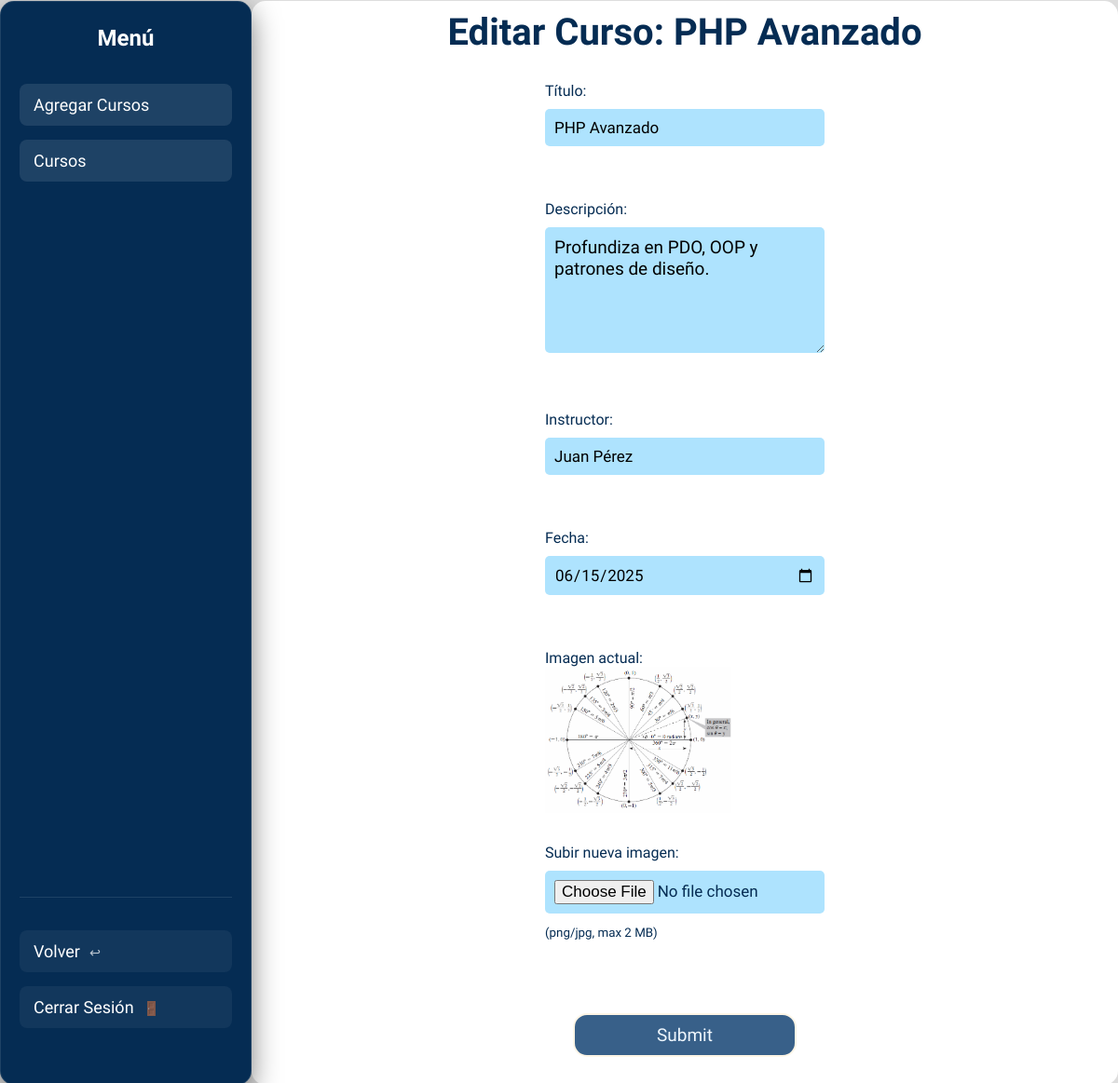
Screenshot of /index.php?controlador=gestionCursos&metodo=editarCursosVistaAdmin&id=1 (signed in) with the database file from the repository.
### tables this page shows
CREATE TABLE `cursos` (
  `id` int(10) UNSIGNED NOT NULL,
  `titulo` varchar(225) NOT NULL,
  `descripcion` text NOT NULL,
  `imagen` varchar(255) NOT NULL,
  `instructor` varchar(150) NOT NULL,
  `fecha` date NOT NULL,
  `created_at` timestamp NOT NULL DEFAULT current_timestamp(),
  `updated_at` timestamp NOT NULL DEFAULT current_timestamp() ON UPDATE current_timestamp()
);

### src/controllers/GestionCursosControlador.php (called while the page is built, shortened)
<?php
class GestionCursosControlador {
    public function EditarCursosVistaAdmin(): void {
        include_once  __DIR__ . '/../views/admin/editarCursos.php';
    }
}
?>

### public/index.php (called while the page is built, shortened)
<?php
    $router = new Router();
    $router->ejecutar();
?>

### src/views/admin/editarCursos.php (the view, shortened to what this page needs)
<?php
    require_once __DIR__ . '/../../../config/connection_db.php';
    $id = (int) $_GET['id'];
    $sql = "SELECT * FROM cursos WHERE id = ?";
    $stmt = $pdo->prepare($sql);
    $stmt->execute([$id]);
    $curso = $stmt->fetch();
?>
<!DOCTYPE html>
<html lang="en">
<head>
    <link rel="stylesheet" href="../src/css/stylecurso1.css">
    <link rel="stylesheet" href="../src/css/stylegestion.css">
</head>
<body>
    <main>
        <?php
            include __DIR__ . '/../navs/navCursosAdmin.php';
        ?>
        <section class="content">
            <h1>Editar Curso: <?= htmlspecialchars($curso['titulo']) ?></h1>
            <form
                action="?controlador=cursos&metodo=actualizarCurso"
                method="post"
                enctype="multipart/form-data"
            >
                <label>Título:<br>
                <input type="text" name="titulo"
                        value="<?= htmlspecialchars($curso['titulo']) ?>" required>
                </label><br><br>
                <label>Descripción:<br>
                <textarea class="textarea" name="descripcion" rows="5" required><?=
                    htmlspecialchars($curso['descripcion']) ?></textarea>
                </label><br><br>
                <label>Instructor:
                <input type="text" name="instructor"
                        value="<?= htmlspecialchars($curso['instructor']) ?>" required>
                </label><br><br>
                <label>Fecha:
                <input type="date" name="fecha"
                        value="<?= $curso['fecha'] ?>" required>
                </label><br><br>
                <label>Imagen actual:<br>
                <?php if ($curso['imagen'] && file_exists($curso['imagen'])): ?>
                    <img src="<?= $curso['imagen'] ?>" width="200"><br>
                <?php else: ?>
                    <em>No hay imagen</em><br>
                <?php endif; ?>
                </label><br>
                <label>Subir nueva imagen:<br>
                <input type="file" name="imagen">
                <small>(png/jpg, max 2 MB)</small>
                </label><br><br>
                <input type="submit">
            </form>
        </section>
    </main>
</body>
</html>

### src/css/stylecurso1.css (style rules this page uses)
body { background-color: #dddddd; display: flex; flex-direction: column; }
main { flex: 1; display: flex; justify-content: center; }
@media screen and (max-width:1200px) { main { margin: 1px 0; } }

### src/css/stylegestion.css (style rules this page uses)
* { font-family: "Chocolate Classical Sans", sans-serif; margin: 0; padding: 0; box-sizing: border-box; }
body { background-color: #dddddd; display: flex; flex-direction: row; overflow-x: hidden; }
h1 { text-align: center; }
.content { background: white; border-radius: 15px; padding: 30px; display: flex; flex-direction: column; justify-content: center; flex: 1; align-items: center; padding-top: 10px; }
.content h1 { color: #052c53; margin-bottom: 20px; font-size: 2.5rem; text-align: center; }
input { width: 100%; padding: 10px; margin: 10px 0; border: none; border-radius: 5px; font-size: 17px; background-color: #aee3fe; }
form { max-width: 300px; }
label { display: block; margin-top: 10px; color: #052c53; }
textarea { width: 100%; padding: 10px; margin: 10px 0; border: none; border-radius: 5px; font-size: 19px; background-color: #aee3fe; }
input[type="submit"] { margin-top: 15px; padding: 10px; width: 80%; font-size: 19px; border-radius: 15px; justify-self: center; display: block; margin: 0px auto; margin-top: 40px; cursor: pointer; background-color: #386089; border: oldlace 2px solid; color: aliceblue; text-align: center; transition: 300ms; }

### rows the page displays
cursos: titulo "PHP Avanzado", descripcion "Profundiza en PDO, OOP y patrones de diseño.", instructor "Juan Pérez", fecha "06/15/2025", imagen (picture)
